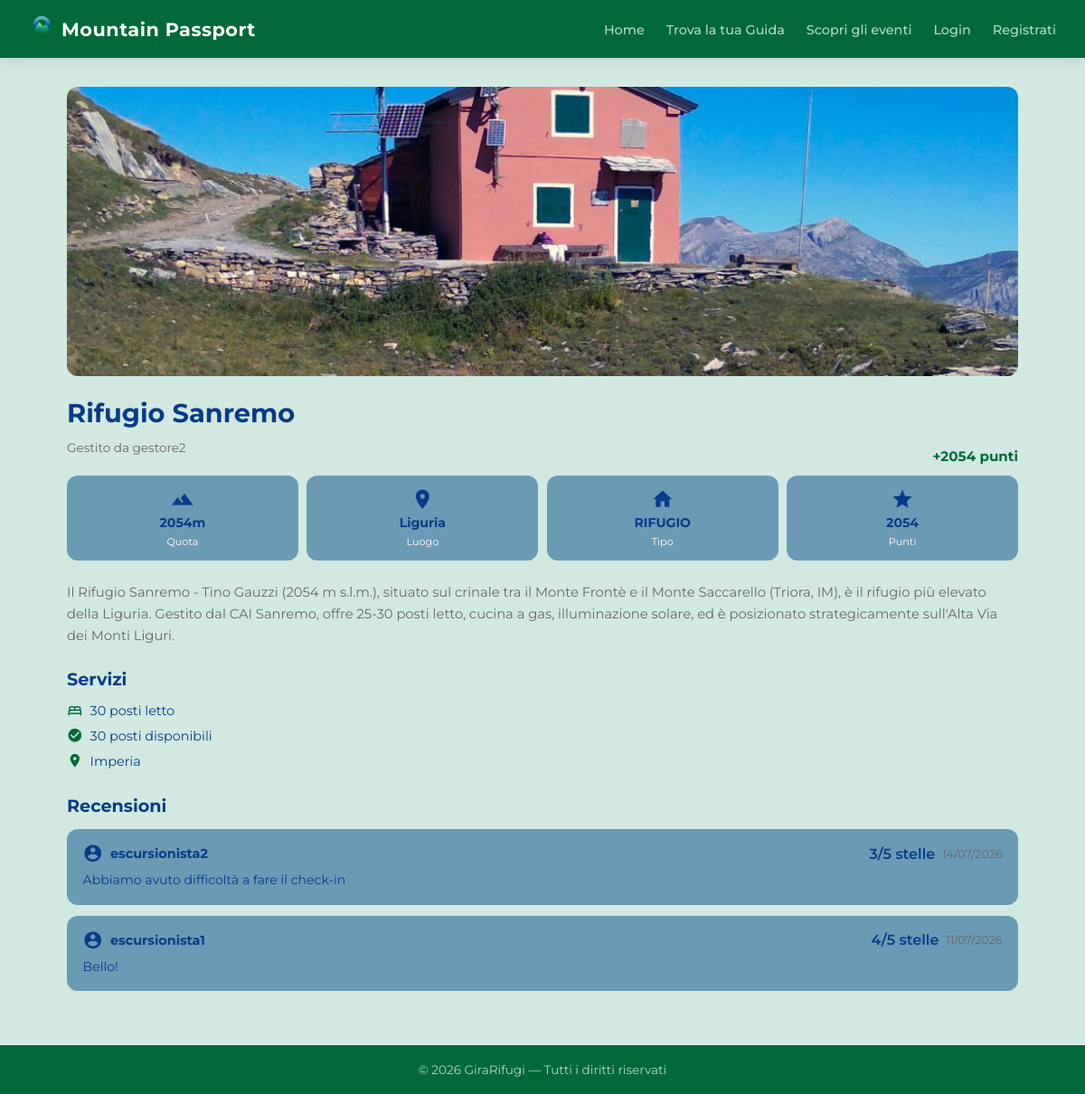
Page /rifugi/3/ on the committed database.
### rifugi/models.py (models this page shows, shortened)
class Rifugio(models.Model):
    nome = models.CharField(max_length=200)
    localita = models.CharField(max_length=200)
    altitudine = models.IntegerField()
    latitudine = models.FloatField()
    longitudine = models.FloatField()
    regione = models.CharField(max_length=100)
    mensile = models.BooleanField(default=False)
    TIPO_CHOICES = [
        ('RIFUGIO', 'Rifugio'),
        ('BIVACCO', 'Bivacco'),
        ('CAPANNA', 'Capanna'),
    ]
    tipo = models.CharField(max_length=20, choices=TIPO_CHOICES, default='RIFUGIO')
    descrizione = models.TextField(blank=True)
    posti_letto = models.IntegerField(default=0)    # Posti letto totali
    posti_disponibili = models.IntegerField(default=0)  # Posti liberi attuali (si aggiorna dinamicamente)
    immagine = models.ImageField(upload_to='rifugi/', blank=True, null=True)
    qr_uuid = models.UUIDField(default=uuid.uuid4, unique=True, editable=False) # Identificativo univoco per la generazione di QR code per convalidare la visita sul posto di un escursionista
    STATO_CHOICES = [
        ('in_attesa', 'In attesa'),
        ('approvato', 'Approvato'),
    ]
    stato = models.CharField(max_length=20, choices=STATO_CHOICES, default='in_attesa')
    gestore = models.ForeignKey(
        User,
        on_delete=models.SET_NULL,
        null=True,
        blank=True,
        related_name='rifugi'
    )
    class Meta:
        verbose_name_plural = "Rifugi"  # Corregge automaticamente il plurale

class Recensione(models.Model):
    escursionista = models.ForeignKey(
        User,
        on_delete=models.CASCADE,
        related_name='recensioni'
    )
    rifugio = models.ForeignKey(
        Rifugio,
        on_delete=models.CASCADE,
        related_name='recensioni'
    )
    testo = models.TextField()
    voto = models.IntegerField(
        validators=[MinValueValidator(1), MaxValueValidator(5)]
    )
    data = models.DateTimeField(auto_now_add=True)
    class Meta:
        verbose_name_plural = "Recensioni"
        unique_together = ('escursionista', 'rifugio')

### rifugi/views.py (the view, shortened to what this page needs)
# urls.py: path('rifugi/<int:pk>/', views.rifugio, name='rifugio'),
def rifugio(request, pk):
    r = get_object_or_404(Rifugio, pk=pk)
    aggiorna_posti_disponibili(r)
    recensioni = Recensione.objects.filter(rifugio=r).select_related('escursionista').order_by('-data')
    prenotazione = None
    ha_timbro = False
    recensione_utente = None
    e_preferito = False
    soggiorno_in_corso = False  # ← nuovo
    if prenotazione and prenotazione.stato == 'approvata':
        if prenotazione.data_arrivo < date.today() <= prenotazione.data_partenza:
            soggiorno_in_corso = True  # ← nuovo
    if prenotazione and prenotazione.data_partenza < date.today():
        prenotazione = None
    return render(request, 'rifugi/rifugio.html', {
        'rifugio': r,
        'recensioni': recensioni,
        'prenotazione': prenotazione,
        'ha_timbro': ha_timbro,
        'recensione_utente': recensione_utente,
        'e_preferito': e_preferito,
        'soggiorno_in_corso': soggiorno_in_corso,  # ← nuovo
    })

### rifugi/views.py (called while the page is built)
def aggiorna_posti_disponibili(rifugio):
    from django.db.models import Sum
    prenotazioni_scadute = Prenotazione.objects.filter(
        rifugio=rifugio,
        stato='approvata',
        data_partenza__lte=date.today(),
        posti_restituiti=False
    )
    totale = prenotazioni_scadute.aggregate(tot=Sum('num_ospiti'))['tot'] or 0
    if totale:
        rifugio.posti_disponibili = min(rifugio.posti_letto, rifugio.posti_disponibili + totale)
        rifugio.save()
        prenotazioni_scadute.update(posti_restituiti=True)

### templates/rifugi/rifugio.html (shortened to what this page needs)
{% extends 'base.html' %}
{% load static %}
{% block content %}
<div class="detail-hero">
    {% if rifugio.immagine %}
        <img src="{{ rifugio.immagine.url }}" alt="{{ rifugio.nome }}">
    {% else %}
        <div class="detail-hero-placeholder"></div>
    {% endif %}
</div>
<div class="detail-body">
    <div class="detail-header">
        <h1>{{ rifugio.nome }}</h1>
    </div>
    {% if rifugio.gestore %}
        <p style="font-size:0.85rem; color:var(--gray); margin-top:0.25rem;">
            Gestito da {{ rifugio.gestore.username }}
        </p>
    {% endif %}
    <p class="detail-punti">+{{ rifugio.altitudine|floatformat:0 }} punti</p>
    <div class="detail-stats">
        <div class="detail-stat-card">
            <span class="material-icons detail-stat-icon">terrain</span>
            <span class="detail-stat-value">{{ rifugio.altitudine }}m</span>
            <span class="detail-stat-label">Quota</span>
        </div>
        <div class="detail-stat-card">
            <span class="material-icons detail-stat-icon">place</span>
            <span class="detail-stat-value">{{ rifugio.regione }}</span>
            <span class="detail-stat-label">Luogo</span>
        </div>
        <div class="detail-stat-card">
            <span class="material-icons detail-stat-icon">home</span>
            <span class="detail-stat-value">{{ rifugio.tipo }}</span>
            <span class="detail-stat-label">Tipo</span>
        </div>
        <div class="detail-stat-card">
            <span class="material-icons detail-stat-icon">star</span>
            <span class="detail-stat-value">{{ rifugio.altitudine }}</span>
            <span class="detail-stat-label">Punti</span>
        </div>
    </div>
    {% if rifugio.descrizione %}
    <p class="detail-descrizione">{{ rifugio.descrizione }}</p>
    {% endif %}
    <div class="detail-section">
        <h2>Servizi</h2>
        <ul class="detail-list">
            <li>
                <span class="material-icons">bed</span>
                {{ rifugio.posti_letto }} posti letto
            </li>
            <li>
                <span class="material-icons">check_circle</span>
                {{ rifugio.posti_disponibili }} posti disponibili
            </li>
            <li>
                <span class="material-icons">location_on</span>
                {{ rifugio.localita }}
            </li>
        </ul>
    </div>
<div class="detail-section">
    <div style="display:flex; align-items:center; justify-content:space-between; margin-bottom:0.9rem;">
        <h2 style="margin-bottom:0;">Recensioni</h2>
    </div>
    {% if recensioni %}
        {% for r in recensioni %}
        <div class="recensione-card">
            <div class="recensione-header">
                <span class="material-icons">account_circle</span>
                <strong>{{ r.escursionista.username }}</strong>
                <span class="recensione-voto">
                    <span class="recensione-voto" style="font-weight:600; color: var(--darkblue);">
                        {{ r.voto }}/5 stelle
                    </span>
                </span>
                <span class="recensione-data">{{ r.data|date:"d/m/Y" }}</span>
            </div>
            <p>{{ r.testo }}</p>
        </div>
        {% endfor %}
    {% else %}
        <div class="recensione-vuota">
            <span class="material-icons">rate_review</span>
            <p>Nessuna recensione ancora. Sii il primo!</p>
        </div>
    {% endif %}
</div>
{% endblock %}

### static/css/base.css (style rules this page uses)
:root { --green-dark: #016939; --green: #4B9978; --green-light: #AFDCCD; --green-bg: #D1E9E1; --blue-dark: #073B88; --blue: #2F629A; --blue-light: #6B9AB5; --gray: #666666; --gray-light: #E0E0E0; --gray-bg: #F5F5F5; --white: #FFFFFF; --shadow: 0 2px 12px rgba(0,0,0,0.10); --radius: 12px; --radius-sm: 8px; }
*, *::before, *::after { box-sizing: border-box; margin: 0; padding: 0; }
body { font-family: 'Montserrat', sans-serif; background-color: var(--green-bg); color: var(--blue-dark); min-height: 100vh; display: flex; flex-direction: column; }

### static/css/detail.css (style rules this page uses)
.detail-hero { width: 100%; height: 320px; overflow: hidden; border-radius: var(--radius); margin-bottom: 1.5rem; }
.detail-hero img { width: 100%; height: 100%; object-fit: cover; display: block; }
.detail-header { display: flex; align-items: center; justify-content: space-between; gap: 1rem; margin-bottom: 0.75rem; }
.detail-header h1 { font-size: 1.8rem; font-weight: 700; color: var(--blue-dark); line-height: 1.2; flex: 1; }
.detail-punti { color: var(--green-dark); font-weight: 700; font-size: 0.95rem; text-align: right; margin-bottom: 0.75rem; margin-top: -0.5rem; }
.detail-descrizione { color: var(--gray); font-size: 0.92rem; line-height: 1.6; margin-bottom: 1.5rem; }
.detail-stats { display: grid; grid-template-columns: repeat(4, 1fr); gap: 0.6rem; margin-bottom: 1.5rem; }
.detail-stat-card { background: var(--blue-light); border-radius: var(--radius); padding: 0.9rem 0.5rem; display: flex; flex-direction: column; align-items: center; text-align: center; gap: 0.3rem; }
.detail-stat-icon { font-size: 1.6rem !important; color: var(--blue-dark); }
.detail-stat-value { font-size: 0.88rem; font-weight: 700; color: var(--blue-dark); line-height: 1.2; }
.detail-stat-label { font-size: 0.7rem; color: var(--white); }
.detail-section { margin-bottom: 1.75rem; }
.detail-section h2 { font-size: 1.2rem; font-weight: 700; color: var(--blue-dark); margin-bottom: 0.9rem; }
.detail-list { list-style: none; display: flex; flex-direction: column; gap: 0.6rem; }
.detail-list li { font-size: 0.9rem; color: var(--blue-dark); display: flex; align-items: center; gap: 0.5rem; }
.detail-list li .material-icons { font-size: 1.1rem; color: var(--green-dark); }
.recensione-card { background: var(--blue-light); border-radius: var(--radius); padding: 1rem 1.1rem; margin-bottom: 0.75rem; }
.recensione-header { display: flex; align-items: center; gap: 0.5rem; margin-bottom: 0.5rem; flex-wrap: wrap; }
.recensione-header .material-icons { font-size: 1.4rem; color: var(--blue-dark); }
.recensione-header strong { color: var(--blue-dark); font-size: 0.9rem; }
.recensione-voto { display: flex; gap: 1px; margin-left: auto; }
.recensione-data { font-size: 0.78rem; color: var(--gray); }
.recensione-card p { font-size: 0.88rem; color: var(--blue-dark); line-height: 1.5; }

### rows in the picture
Rifugio: immagine (picture), nome "Rifugio Sanremo", gestore.username "gestore2", altitudine "2054", regione "Liguria", tipo "RIFUGIO", descrizione "Il Rifugio Sanremo - Tino Gauzzi (2054 m s.l.m.), situato sul crinale tra il Monte Frontè e il Monte Saccarello (Triora, IM), è il rifugio più elevato della Liguria. Gestito dal CAI Sanremo, offre 25-30 posti letto, cucina a gas, illuminazione solare, ed è posizionato strategicamente sull'Alta Via dei Monti Liguri.", posti_letto "30", posti_disponibili "30", localita "Imperia"
Recensione: escursionista.username "escursionista2", voto "3", data "14/07/2026", testo "Abbiamo avuto difficoltà a fare il check-in"
Recensione: escursionista.username "escursionista1", voto "4", data "11/07/2026", testo "Bello!"
